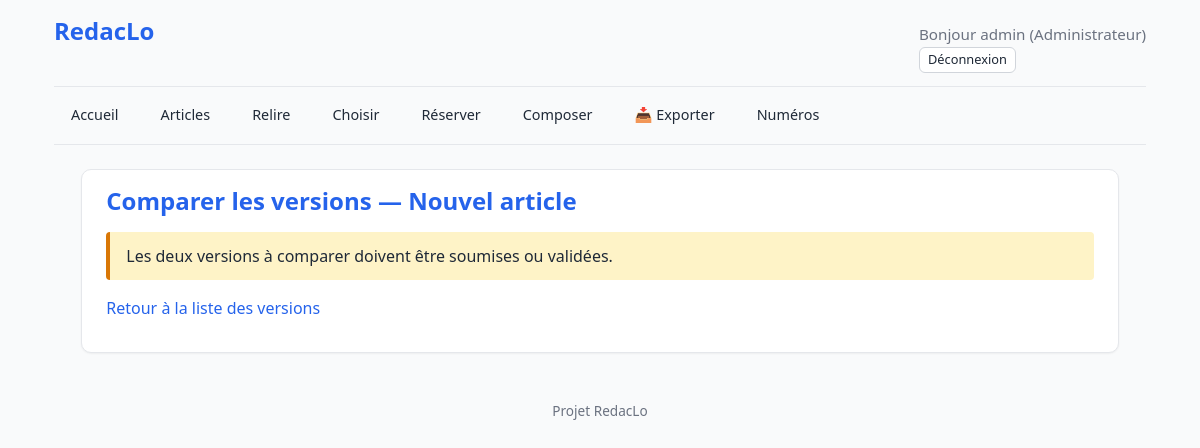
The app's page /articles/11/comparer/ (signed in), older data.
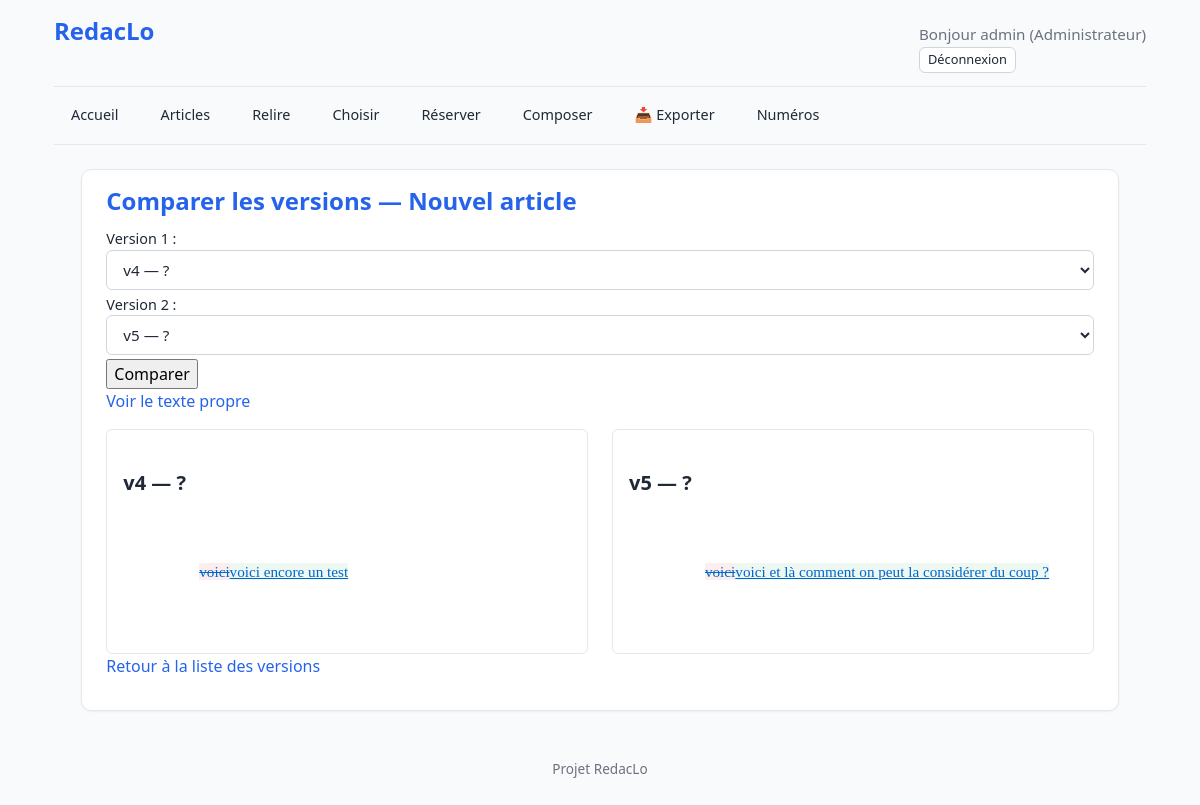
The same page, newer data.
### articles/models.py (models this page shows, shortened)
class ArticleVersion(models.Model):
    TYPES = [
        ("redacteur", "Rédacteur"),
        ("relecture", "Relecture"),
    ]
    STATUTS = [
        ("brouillon", "Brouillon"),
        ("soumise", "Soumise (à valider)"),
        ("validee", "Validée"),
        ("rejetee", "Rejetée"),
        ("archivee", "Archivée (traitée)"),
    ]
    AVIS_CHOICES = [
        ("favorable", "Favorable"),
        ("defavorable", "Défavorable"),
    ]
    avis_relecteur = models.CharField(
        max_length=20,
        choices=AVIS_CHOICES,
        blank=True,
        null=True,
        verbose_name="Avis du relecteur"
    )
    article = models.ForeignKey(
        Article,
        on_delete=models.CASCADE,
        related_name="versions",
    )
    parent = models.ForeignKey(
        "self",
        on_delete=models.SET_NULL,
        null=True,
        blank=True,
        related_name="enfants",
    )
    numero = models.PositiveIntegerField(default=1)
    type = models.CharField(max_length=20, choices=TYPES, default="redacteur")
    contenu = models.TextField()
    modifie_par = models.ForeignKey(
        settings.AUTH_USER_MODEL,
        on_delete=models.SET_NULL,
        null=True,
        blank=True,
        related_name="versions_modifiees",
        verbose_name="Modifié par"
    )
    commentaire = models.TextField(blank=True)
    statut = models.CharField(
        max_length=20,
        choices=STATUTS,
        default="brouillon",
    )
    commentaire_validation = models.TextField(
        blank=True,
        help_text="Commentaire de l'éditeur en cas de rejet.",
    )
    date = models.DateTimeField(auto_now_add=True)
    class Meta:
        ordering = ["-date"]

### articles/views/relecture.py (the view)
# urls.py: path("<int:pk>/comparer/", views.comparer_versions, name="comparer_versions"),
@role_required("editeur", "membre_redaction", "admin")
def comparer_versions(request, pk):
    article = get_object_or_404(Article, pk=pk)
    versions = article.versions.order_by("numero")
    versions_relecture = versions.filter(type="relecture")
    if versions_relecture.count() < 2:
        return render(request, "articles/comparer_versions.html", {
            "article": article,
            "message": "La comparaison n'est possible qu'à partir de deux versions de relecture.",
            "versions": versions,
        })
    versions_valides = versions_relecture.filter(statut__in=["soumise", "validee"])
    if versions_valides.count() < 2:
        return render(request, "articles/comparer_versions.html", {
            "article": article,
            "message": "Les deux versions à comparer doivent être soumises ou validées.",
            "versions": versions,
        })
    from collections import defaultdict
    par_parent = defaultdict(list)
    for v in versions_valides:
        par_parent[v.parent_id].append(v)
    groupes_valides = [g for g in par_parent.values() if len(g) >= 2]
    if not groupes_valides:
        return render(request, "articles/comparer_versions.html", {
            "article": article,
            "message": "Les versions de relecture ne partagent pas la même version parente : la comparaison serait biaisée.",
            "versions": versions,
        })
    groupe = groupes_valides[0]
    v1_id = request.GET.get("v1")
    v2_id = request.GET.get("v2")
    v1 = None
    v2 = None
    if v1_id:
        try:
            v1 = groupe[int(v1_id)]
        except (ValueError, IndexError):
            pass
    if v2_id:
        try:
            v2 = groupe[int(v2_id)]
        except (ValueError, IndexError):
            pass
    if not v1:
        v1 = groupe[0]
    if not v2 or v2 == v1:
        v2 = next((v for v in groupe if v != v1), groupe[0])
    def _diff_pour(version):
        if version.parent:
            return rendre_diff(
                version.parent.contenu,
                version.contenu,
                version.modifie_par.couleur if version.modifie_par else "bleu",
            )
        return version.contenu
    v1_diff = _diff_pour(v1)
    v2_diff = _diff_pour(v2)
    mode = request.GET.get("mode", "diff")
    if mode not in ("diff", "propre"):
        mode = "diff"
    return render(request, "articles/comparer_versions.html", {
        "article": article,
        "versions": versions,
        "groupe": groupe,
        "v1": v1,
        "v2": v2,
        "v1_diff": v1_diff,
        "v2_diff": v2_diff,
        "mode": mode,
    })

### core/context_processors.py (called while the page is built)
def notifications_non_lues(request):
    if not request.user.is_authenticated:
        return {"notifications_non_lues": 0}
    count = Notification.objects.filter(
        destinataire=request.user,
        lue=False,
    ).count()
    return {"notifications_non_lues": count}

### templates/articles/comparer_versions.html
{% extends "base.html" %}
{% block main_class %}main-large{% endblock %}
{% block contenu %}
<h1>Comparer les versions — {{ article.titre }}</h1>
{% if message %}
    <p class="message-avertissement">{{ message }}</p>
    {% if user.role == "editeur" or user.role == "admin" %}
        <p><a href="{% url 'articles:liste_versions' article.pk %}">Retour à la liste des versions</a></p>
    {% endif %}
{% else %}
    <form method="get" class="comparaison-selecteurs">
        <label>Version 1 :
            <select name="v1">
                {% for v in groupe %}
                    <option value="{{ v.pk }}" {% if v.pk == v1.pk %}selected{% endif %}>
                        v{{ v.numero }} — {{ v.auteur_modification.username|default:"?" }}
                    </option>
                {% endfor %}
            </select>
        </label>
        <label>Version 2 :
            <select name="v2">
                {% for v in groupe %}
                    <option value="{{ v.pk }}" {% if v.pk == v2.pk %}selected{% endif %}>
                        v{{ v.numero }} — {{ v.auteur_modification.username|default:"?" }}
                    </option>
                {% endfor %}
            </select>
        </label>
        <button type="submit">Comparer</button>
    </form>
    <p class="comparaison-bascule">
        {% if mode == "diff" %}
            <a href="?v1={{ v1.pk }}&v2={{ v2.pk }}&mode=propre">Voir le texte propre</a>
        {% else %}
            <a href="?v1={{ v1.pk }}&v2={{ v2.pk }}&mode=diff">Voir les différences</a>
        {% endif %}
    </p>
    <div class="comparaison">
        <div class="comparaison-colonne">
            <h2>v{{ v1.numero }} — {{ v1.auteur_modification.username|default:"?" }}</h2>
            <div class="comparaison-texte">
                {% if mode == "diff" %}
                    {{ v1_diff|safe }}
                {% else %}
                    {{ v1.contenu|linebreaks }}
                {% endif %}
            </div>
        </div>
        <div class="comparaison-colonne">
            <h2>v{{ v2.numero }} — {{ v2.auteur_modification.username|default:"?" }}</h2>
            <div class="comparaison-texte">
                {% if mode == "diff" %}
                    {{ v2_diff|safe }}
                {% else %}
                    {{ v2.contenu|linebreaks }}
                {% endif %}
            </div>
        </div>
    </div>
    <p><a href="{% url 'articles:liste_versions' article.pk %}">Retour à la liste des versions</a></p>
{% endif %}
{% endblock %}

Row changes from the older to the newer data that the page shows:
now on this page (row unchanged): ArticleVersion: numero "4", contenu "voici voici encore un test"
added ArticleVersion: numero "5", contenu "voici voici et là comment on peut la considérer du coup ?"
Text that changed along with them:
form field v1: (not shown) → "v4 — ?"
form field v2: (not shown) → "v5 — ?"
{{ v1.auteur_modification.username|default:"?" }}: (not shown) → "?"
{{ v2.auteur_modification.username|default:"?" }}: (not shown) → "?"
{{ message }}: "Les deux versions à comparer doivent être soumises ou validées." → (not shown)
text now shown: "Version 1 : Version 2 : Comparer Voir le texte propre v — v —"
